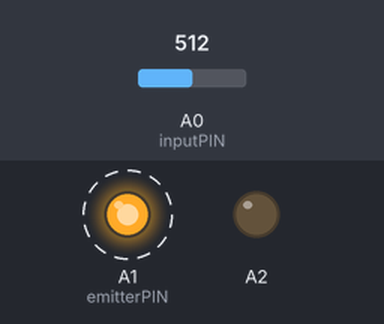
Recording of a sketch running on a simulated Arduino Uno, built with avr-gcc and run on an emulated ATmega328P. Shown: output pins drawn as LEDs (lit = HIGH). Dashed ring = blinking. The inputs (shaded band) are chosen by the test bench; at power-on: A0 (inputPIN) = 512. What the sketch prints to the serial monitor is not drawn.

Above: at 2.05 s.
Timing chart, 0 to 5.0 s (numbered marks = the images above):
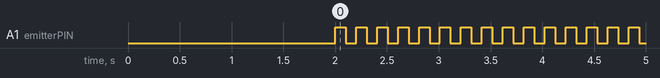

Measured:
- by itself, A1 (emitterPIN): alternates HIGH for 0.10 s and LOW for 0.10 s

The sketch:

ledFastDistanza.pde
```cpp
int inputPIN = A0;
int emitterPIN = A1;
int intensity = 0;
int maxValue = 0;
int distance = 0;
int readings =10;

void setup() {
pinMode(inputPIN, INPUT);
pinMode(emitterPIN, OUTPUT);
pinMode(A2, OUTPUT);
digitalWrite(A2, LOW);
Serial.begin(9600);
delay (2000);
}

int getIntensity(boolean emitter) {
 intensity = 0;
 //Serial.println(emitter ? "HIGH " : "LOW ");
 digitalWrite(emitterPIN, emitter ? HIGH : LOW);
 int r;
 for(int i = 0; i < readings; i++) {
   r=analogRead(inputPIN);
   intensity = intensity + r;
   //Serial.println(r);
 }
 //Serial.print("mid:");
 //Serial.println(intensity/readings);
 delay(100);
 return intensity;
}

void getDistance() {
  intensity = getIntensity(true) - getIntensity(false);
  //if(maxValue < intensity)
  //  maxValue = intensity;
  //intensity = map(intensity, maxValue, 0, 0, 2000);
}


void loop() {
  //if (Serial.read() != -1){
    getDistance();
   // Serial.print(maxValue);
   // Serial.print(" ");
    Serial.println(intensity);
  //}
}
```
